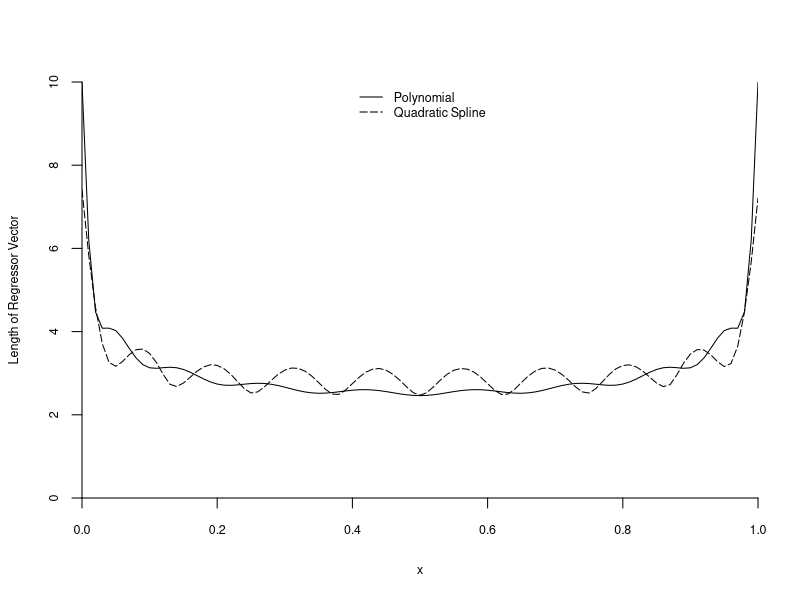
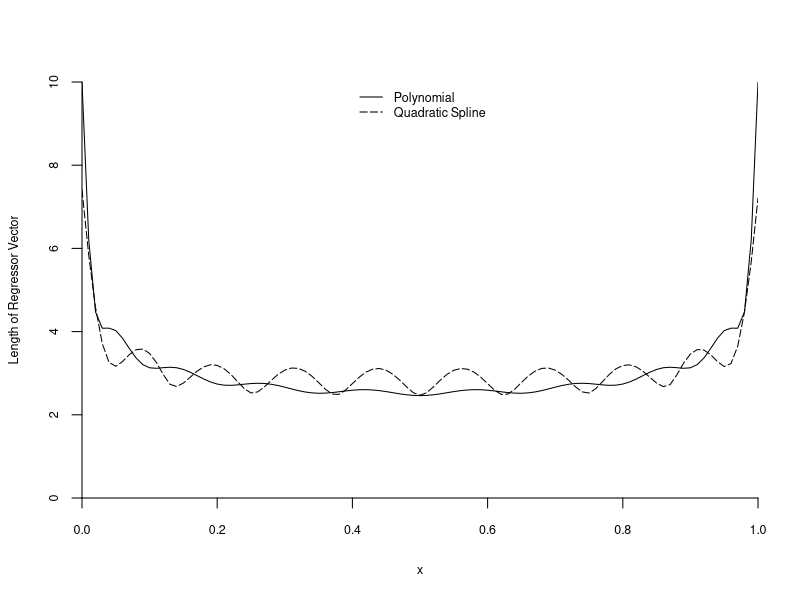

The R source for these figures, in order:
#####################################
### This file generates Figure 20.4
### Length of Regressor Vector
#####################################

p <- 9
K <- p+1
q <- matrix(0,K,K)
g <- 101
x <- as.matrix(seq(0,1,1/(g-1)))

q1 <- matrix(0,K,K)
for (j in 1:K){
for (k in 1:K){
  q1[j,k] <- 1/(j+k-1)
}}
q1i <- solve(q1,tol=1e-16)
Z1 <- matrix(0,g,1)
for (j in 1:g){
  xj <- x[j]^(0:p)
  Z1[j] <- sqrt(t(xj)%*%q1i%*%xj)
}

s <- 2
G <- 1000
q2 <- matrix(0,K,K)
kn <- p-s
knots <- (1:kn)/(kn+1)
for (j in 1:G){
  xj <- (j/G)
  xxj <- matrix(1,K,1)
  xxj[2:(s+1)] <- xj^(1:s)
  xxj[(s+2):K] <- ((xj - knots)^s)*(xj > knots)
  R <- xxj%*%t(xxj)
  q2 <- q2 + R/G
}
q2i <- solve(q2,tol=1e-16)
Z2 <- matrix(0,g,1)
for (j in 1:g){
  xj <- x[j]
  xxj <- matrix(1,K,1)
  xxj[2:(s+1)] <- xj^(1:s)
  xxj[(s+2):K] <- ((xj - knots)^s)*(xj > knots)
  Z2[j] <- sqrt(t(xxj)%*%q2i%*%xxj)
}

pdf("HANSEN20-4.pdf",family="Helvetica",colormodel='cmyk',width=4.5,height=4.5)
plot(x,Z1,lty=1,xaxs="i",yaxs="i",type="l",ylab="Length of Regressor Vector",xlab="x",ylim=c(0,K),cex.lab=.75,bty="n",xaxt="n",yaxt="n")
axis(side=1,cex.axis=.75)
axis(side=2,cex.axis=.75)
lines(x,Z2,lty=5)
legend("top",c("Polynomial","Quadratic Spline"),lty=c(1,5),cex=.75,bty="n")
dev.off()

postscript("HANSEN20-4.eps",paper="special",width=4.5,height=4.5,horizontal=FALSE,onefile=FALSE,family="Helvetica",colormodel='cmyk')
plot(x,Z1,lty=1,xaxs="i",yaxs="i",type="l",ylab="Length of Regressor Vector",xlab="x",ylim=c(0,K),cex.lab=.75,bty="n",xaxt="n",yaxt="n")
axis(side=1,cex.axis=.75)
axis(side=2,cex.axis=.75)
lines(x,Z2,lty=5)
legend("top",c("Polynomial","Quadratic Spline"),lty=c(1,5),cex=.75,bty="n")
dev.off()
